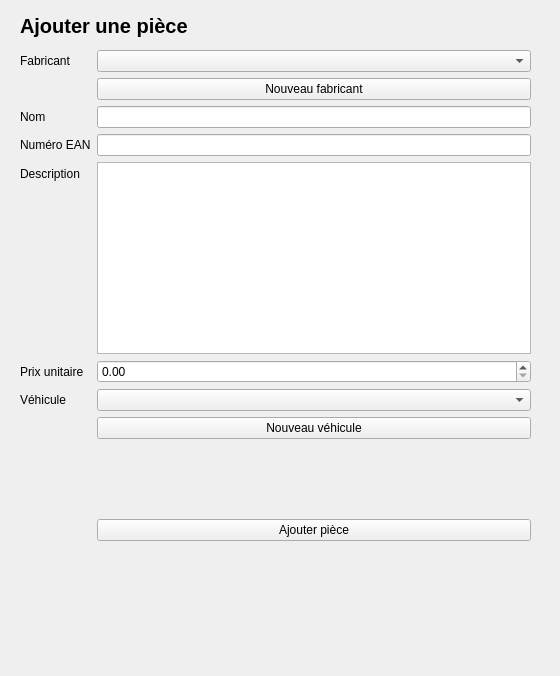
<?xml version="1.0" encoding="UTF-8"?>
<ui version="4.0">
 <class>Form_NewPiece</class>
 <widget class="QWidget" name="Form_NewPiece">
  <property name="geometry">
   <rect>
    <x>0</x>
    <y>0</y>
    <width>560</width>
    <height>676</height>
   </rect>
  </property>
  <property name="minimumSize">
   <size>
    <width>560</width>
    <height>590</height>
   </size>
  </property>
  <property name="windowTitle">
   <string>Pièce</string>
  </property>
  <widget class="QWidget" name="formLayoutWidget">
   <property name="geometry">
    <rect>
     <x>20</x>
     <y>50</y>
     <width>511</width>
     <height>491</height>
    </rect>
   </property>
   <layout class="QFormLayout" name="formLayout">
    <item row="0" column="0">
     <widget class="QLabel" name="label">
      <property name="text">
       <string>Fabricant</string>
      </property>
     </widget>
    </item>
    <item row="0" column="1">
     <widget class="QComboBox" name="comboBox_Manufacturer"/>
    </item>
    <item row="1" column="1">
     <widget class="QPushButton" name="pushButton_NewManufacturer">
      <property name="text">
       <string>Nouveau fabricant</string>
      </property>
     </widget>
    </item>
    <item row="2" column="0">
     <widget class="QLabel" name="label_2">
      <property name="text">
       <string>Nom</string>
      </property>
     </widget>
    </item>
    <item row="2" column="1">
     <widget class="QLineEdit" name="lineEdit_PieceName"/>
    </item>
    <item row="3" column="0">
     <widget class="QLabel" name="label_3">
      <property name="text">
       <string>Numéro EAN</string>
      </property>
     </widget>
    </item>
    <item row="3" column="1">
     <widget class="QLineEdit" name="lineEdit_EANPiece"/>
    </item>
    <item row="4" column="0">
     <widget class="QLabel" name="label_4">
      <property name="text">
       <string>Description</string>
      </property>
     </widget>
    </item>
    <item row="4" column="1">
     <widget class="QPlainTextEdit" name="plainTextEdit_DescriptionPiece"/>
    </item>
    <item row="5" column="0">
     <widget class="QLabel" name="label_5">
      <property name="text">
       <string>Prix unitaire</string>
      </property>
     </widget>
    </item>
    <item row="5" column="1">
     <widget class="QDoubleSpinBox" name="doubleSpinBox_PrixPiece"/>
    </item>
    <item row="6" column="0">
     <widget class="QLabel" name="label_6">
      <property name="text">
       <string>Véhicule</string>
      </property>
     </widget>
    </item>
    <item row="6" column="1">
     <widget class="QComboBox" name="comboBox_Vehicule"/>
    </item>
    <item row="7" column="1">
     <widget class="QPushButton" name="pushButton_NewVehicule">
      <property name="text">
       <string>Nouveau véhicule</string>
      </property>
     </widget>
    </item>
    <item row="9" column="1">
     <widget class="QPushButton" name="pushButton_AjouterPiece">
      <property name="text">
       <string>Ajouter pièce</string>
      </property>
     </widget>
    </item>
    <item row="8" column="1">
     <spacer name="verticalSpacer">
      <property name="orientation">
       <enum>Qt::Vertical</enum>
      </property>
      <property name="sizeHint" stdset="0">
       <size>
        <width>20</width>
        <height>40</height>
       </size>
      </property>
     </spacer>
    </item>
   </layout>
  </widget>
  <widget class="QLabel" name="label_13">
   <property name="geometry">
    <rect>
     <x>20</x>
     <y>10</y>
     <width>441</width>
     <height>31</height>
    </rect>
   </property>
   <property name="font">
    <font>
     <pointsize>15</pointsize>
     <weight>75</weight>
     <bold>true</bold>
    </font>
   </property>
   <property name="text">
    <string>Ajouter une pièce</string>
   </property>
  </widget>
 </widget>
 <tabstops>
  <tabstop>comboBox_Manufacturer</tabstop>
  <tabstop>pushButton_NewManufacturer</tabstop>
  <tabstop>lineEdit_PieceName</tabstop>
  <tabstop>lineEdit_EANPiece</tabstop>
  <tabstop>plainTextEdit_DescriptionPiece</tabstop>
  <tabstop>doubleSpinBox_PrixPiece</tabstop>
  <tabstop>comboBox_Vehicule</tabstop>
  <tabstop>pushButton_NewVehicule</tabstop>
  <tabstop>pushButton_AjouterPiece</tabstop>
 </tabstops>
 <resources/>
 <connections/>
</ui>
